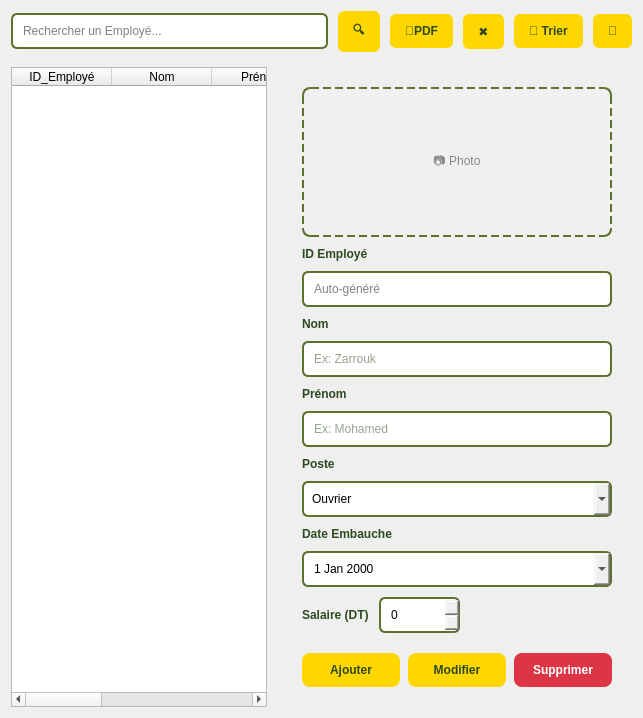
          <widget class="QWidget" name="employeListTab">
           <attribute name="title">
            <string>Liste des Employés</string>
           </attribute>
           <layout class="QVBoxLayout" name="employeTab1Layout">
            <property name="spacing">
             <number>15</number>
            </property>
            <item>
             <layout class="QHBoxLayout" name="employeSearchLayout">
              <property name="spacing">
               <number>10</number>
              </property>
              <item>
               <widget class="QLineEdit" name="searchBoxEmploye">
                <property name="styleSheet">
                 <string notr="true">padding: 8px; border: 2px solid #5d732c; border-radius: 6px;</string>
                </property>
                <property name="placeholderText">
                 <string>Rechercher un Employé...</string>
                </property>
               </widget>
              </item>
              <item>
               <widget class="QPushButton" name="btnSearchEmploye">
                <property name="styleSheet">
                 <string>background: #ffd700; color: #2d4a1f; border: none; padding: 10px 15px; border-radius: 6px; font-weight: bold;</string>
                </property>
                <property name="text">
                 <string>🔍</string>
                </property>
               </widget>
              </item>
              <item>
               <widget class="QPushButton" name="exportButton">
                <property name="styleSheet">
                 <string>background: #ffd700; color: #2d4a1f; border: none; padding: 10px 15px; border-radius: 6px; font-weight: bold;</string>
                </property>
                <property name="text">
                 <string>📄PDF</string>
                </property>
               </widget>
              </item>
              <item>
               <widget class="QPushButton" name="btnClearEmploye">
                <property name="styleSheet">
                 <string>background: #ffd700; color: #2d4a1f; border: none; padding: 10px 15px; border-radius: 6px; font-weight: bold;</string>
                </property>
                <property name="text">
                 <string>✖</string>
                </property>
               </widget>
              </item>
              <item>
               <widget class="QPushButton" name="btnTriEmploye">
                <property name="styleSheet">
                 <string>background: #ffd700; color: #2d4a1f; border: none; padding: 10px 15px; border-radius: 6px; font-weight: bold;</string>
                </property>
                <property name="text">
                 <string>🔽 Trier</string>
                </property>
               </widget>
              </item>
              <item>
               <widget class="QPushButton" name="btnRefreshEmploye">
                <property name="styleSheet">
                 <string>background: #ffd700; color: #2d4a1f; border: none; padding: 10px 15px; border-radius: 6px; font-weight: bold;</string>
                </property>
                <property name="text">
                 <string>🔄</string>
                </property>
               </widget>
              </item>
             </layout>
            </item>
            <item>
             <layout class="QHBoxLayout" name="splitLayoutEmploye">
              <property name="spacing">
               <number>15</number>
              </property>
              <item>
               <widget class="QTableWidget" name="employeTable">
                <property name="columnCount">
                 <number>6</number>
                </property>
                <attribute name="horizontalHeaderStretchLastSection">
                 <bool>true</bool>
                </attribute>
                <column>
                 <property name="text">
                  <string>ID_Employé</string>
                 </property>
                </column>
                <column>
                 <property name="text">
                  <string>Nom</string>
                 </property>
                </column>
                <column>
                 <property name="text">
                  <string>Prénom</string>
                 </property>
                </column>
                <column>
                 <property name="text">
                  <string>Poste</string>
                 </property>
                </column>
                <column>
                 <property name="text">
                  <string>Salaire</string>
                 </property>
                </column>
                <column>
                 <property name="text">
                  <string>Date_Embauche</string>
                 </property>
                </column>
               </widget>
              </item>
              <item>
               <widget class="QFrame" name="formPanelEmploye">
                <property name="minimumSize">
                 <size>
                  <width>350</width>
                  <height>0</height>
                 </size>
                </property>
                <property name="maximumSize">
                 <size>
                  <width>400</width>
                  <height>16777215</height>
                 </size>
                </property>
                <layout class="QVBoxLayout" name="formLayoutEmploye">
                 <property name="spacing">
                  <number>10</number>
                 </property>
                 <property name="margin" stdset="0">
                  <number>20</number>
                 </property>
                 <item>
                  <widget class="QLabel" name="photoLabelEmploye">
                   <property name="minimumSize">
                    <size>
                     <width>0</width>
                     <height>150</height>
                    </size>
                   </property>
                   <property name="maximumSize">
                     <size>
                      <width>16777215</width>
                      <height>180</height>  <!-- ← ajouter cette ligne -->
                     </size>
                   </property>
                   <property name="styleSheet">
                    <string>background: #f0f0f0; border: 2px dashed #5d732c; border-radius: 8px; color: #888;</string>
                   </property>
                   <property name="text">
                    <string>📷 Photo</string>
                   </property>
                   <property name="alignment">
                    <set>Qt::AlignmentFlag::AlignCenter</set>
                   </property>
                  </widget>
                 </item>
                 <item>
                  <widget class="QLabel" name="labelIdEmploye">
                   <property name="styleSheet">
                    <string>color: #2d4a1f; font-weight: bold; font-size: 12px;</string>
                   </property>
                   <property name="text">
                    <string>ID Employé</string>
                   </property>
                  </widget>
                 </item>
                 <item>
                  <widget class="QLineEdit" name="inputIdEmploye">
                   <property name="styleSheet">
                    <string>padding: 8px; border: 2px solid #5d732c; border-radius: 6px;</string>
                   </property>
                   <property name="readOnly">
                    <bool>true</bool>
                   </property>
                   <property name="placeholderText">
                    <string>Auto-généré</string>
                   </property>
                  </widget>
                 </item>
                 <item>
                  <widget class="QLabel" name="labelNomEmploye">
                   <property name="styleSheet">
                    <string>color: #2d4a1f; font-weight: bold; font-size: 12px;</string>
                   </property>
                   <property name="text">
                    <string>Nom</string>
                   </property>
                  </widget>
                 </item>
                 <item>
                  <widget class="QLineEdit" name="inputNomEmploye">
                   <property name="styleSheet">
                    <string>padding: 8px; border: 2px solid #5d732c; border-radius: 6px; background: white; color: #2d4a1f;</string>
                   </property>
                   <property name="placeholderText">
                    <string>Ex: Zarrouk</string>
                   </property>
                  </widget>
                 </item>
                 <item>
                  <widget class="QLabel" name="labelPrenomEmploye">
                   <property name="styleSheet">
                    <string>color: #2d4a1f; font-weight: bold; font-size: 12px;</string>
                   </property>
                   <property name="text">
                    <string>Prénom</string>
                   </property>
                  </widget>
                 </item>
                 <item>
                  <widget class="QLineEdit" name="inputPrenomEmploye">
                   <property name="styleSheet">
                    <string>padding: 8px; border: 2px solid #5d732c; border-radius: 6px; background: white; color: #2d4a1f;</string>
                   </property>
                   <property name="placeholderText">
                    <string>Ex: Mohamed</string>
                   </property>
                  </widget>
                 </item>
                 <item>
                  <widget class="QLabel" name="labelPosteEmploye">
                   <property name="styleSheet">
                    <string>color: #2d4a1f; font-weight: bold; font-size: 12px;</string>
                   </property>
                   <property name="text">
                    <string>Poste</string>
                   </property>
                  </widget>
                 </item>
                 <item>
                  <widget class="QComboBox" name="inputPosteEmploye">
                   <property name="styleSheet">
                    <string>padding: 8px; border: 2px solid #5d732c; border-radius: 6px;</string>
                   </property>
                   <item>
                    <property name="text">
                     <string>Ouvrier</string>
                    </property>
                   </item>
                   <item>
                    <property name="text">
                     <string>Opérateur</string>
                    </property>
                   </item>
                   <item>
                    <property name="text">
                     <string>Technicien</string>
                    </property>
                   </item>
                   <item>
                    <property name="text">
                     <string>Contrôleur</string>
                    </property>
                   </item>
                   <item>
                    <property name="text">
                     <string>Responsable</string>
                    </property>
                   </item>
                  </widget>
                 </item>
                 <item>
                  <widget class="QLabel" name="labelDateEmbaucheEmploye">
                   <property name="styleSheet">
                    <string>color: #2d4a1f; font-weight: bold; font-size: 12px;</string>
                   </property>
                   <property name="text">
                    <string>Date Embauche</string>
                   </property>
                  </widget>
                 </item>
                 <item>
                  <widget class="QDateEdit" name="inputDateEmbaucheEmploye">
                   <property name="styleSheet">
                    <string>padding: 8px; border: 2px solid #5d732c; border-radius: 6px;</string>
                   </property>
                   <property name="calendarPopup">
                    <bool>true</bool>
                   </property>
                  </widget>
                 </item>
                 <item>
                  <layout class="QHBoxLayout" name="salaireLayoutEmploye">
                   <property name="spacing">
                    <number>10</number>
                   </property>
                   <item>
                    <widget class="QLabel" name="labelSalaireEmploye">
                     <property name="styleSheet">
                      <string>color: #2d4a1f; font-weight: bold; font-size: 12px;</string>
                     </property>
                     <property name="text">
                      <string>Salaire (DT)</string>
                     </property>
                    </widget>
                   </item>
                   <item>
                    <widget class="QSpinBox" name="inputSalaireEmploye">
                     <property name="maximumSize">
                      <size>
                       <width>120</width>
                       <height>16777215</height>
                      </size>
                     </property>
                     <property name="styleSheet">
                      <string>padding: 8px; border: 2px solid #5d732c; border-radius: 6px;</string>
                     </property>
                     <property name="maximum">
                      <number>999999</number>
                     </property>
                    </widget>
                   </item>
                   <item>
                    <spacer>
                     <property name="orientation">
                      <enum>Qt::Orientation::Horizontal</enum>
                     </property>
                     <property name="sizeHint" stdset="0">
                      <size>
                       <width>40</width>
                       <height>20</height>
                      </size>
                     </property>
                    </spacer>
                   </item>
                  </layout>
                 </item>
                 <item>
                  <spacer>
                   <property name="orientation">
                    <enum>Qt::Orientation::Vertical</enum>
                   </property>
                   <property name="sizeHint" stdset="0">
                    <size>
                     <width>20</width>
                     <height>10</height>
                    </size>
                   </property>
                  </spacer>
                 </item>
                 <item>
                  <layout class="QHBoxLayout" name="formButtonsEmploye">
                   <property name="spacing">
                    <number>8</number>
                   </property>
                   <item>
                    <widget class="QPushButton" name="btnAddEmploye">
                     <property name="styleSheet">
                      <string>background: #ffd700; color: #2d4a1f; border: none; padding: 10px; border-radius: 8px; font-weight: bold;</string>
                     </property>
                     <property name="text">
                      <string>Ajouter</string>
                     </property>
                    </widget>
                   </item>
                   <item>
                    <widget class="QPushButton" name="btnUpdateEmploye">
                     <property name="styleSheet">
                      <string>background: #ffd700; color: #2d4a1f; border: none; padding: 10px; border-radius: 8px; font-weight: bold;</string>
                     </property>
                     <property name="text">
                      <string>Modifier</string>
                     </property>
                    </widget>
                   </item>
                   <item>
                    <widget class="QPushButton" name="btnDeleteEmploye">
                     <property name="styleSheet">
                      <string>background: #dc3545; color: white; border: none; padding: 10px; border-radius: 8px; font-weight: bold;</string>
                     </property>
                     <property name="text">
                      <string>Supprimer</string>
                     </property>
                    </widget>
                   </item>
                  </layout>
                 </item>
                </layout>
               </widget>
              </item>
             </layout>
            </item>
           </layout>
          </widget>
